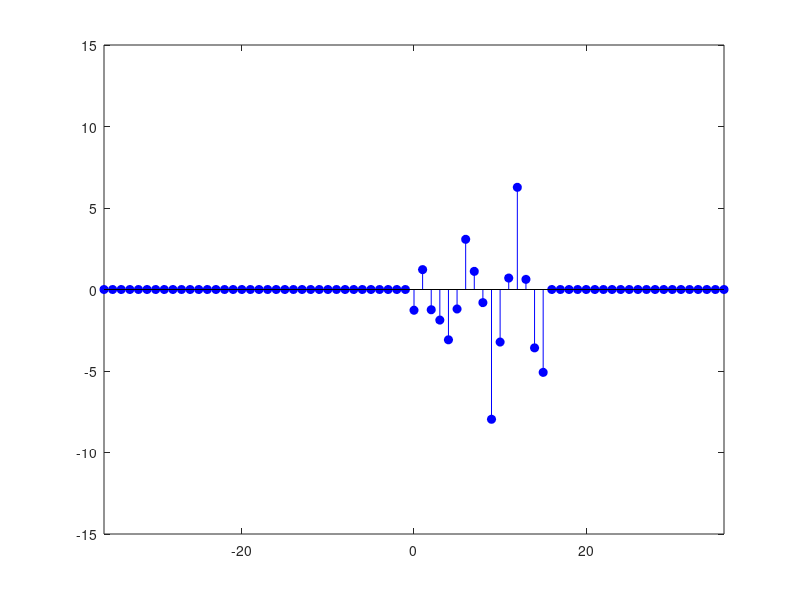

This chart was generated by the following MATLAB code: (Note: this script raises an error after producing the figure.)
%close all;

%% User Parameters
N = 16;                                             % Signal length [samples]
w_noise_var = 5;                                    % Variance of Gaussian white noise
noise_filt_N = 3;                                   % No. of samples over which the Gaussian white noise is smoothed
use_saved_seed = false;                             % Use a saved state for the random number generator
n_plot_periods = 2.2;                               % No. of periods (of length N) over which the x-axis shall be plotted
x_time_limits = ceil(n_plot_periods * N) * [-1 1];  % ^^^ belongs to above definition ^^^
y_time_limits = 15*[-1, 1];                         % Defines Y-Axis limits of time plots


%% Generate and plot finite-energy time signal x[n]
if use_saved_seed && exist('seed.mat', 'file')
    load('seed.mat');
    rng(seed);
end

% Gaussian white noise
white_noise = w_noise_var * randn(1, N);

% Signal that is to be analysed, smoothed by a rectangular filter of
% length noise_filt_N, and containing a small sinoid part.
signal = conv(white_noise, ones(1, noise_filt_N) ./ noise_filt_N, 'same') + ...
         3 * sin(3*2*pi*(0:N-1)/N);

% Plot our signal
t = (1:N) - 1;

f1 = figure('name', 'Finite-energy time signal');

% Plot main signal
stem(t, signal, 'filled', 'b');

% Add zero padding and vertical lines that separate the periods
hold on;
for ii = 2:ceil(n_plot_periods)
    stem(t + N*(ii-1), zeros(1, length(signal)), 'filled', 'b');
end
for ii = 1:ceil(n_plot_periods)
    stem(t - N*ii, zeros(1, length(signal)), 'filled', 'b');
end

xlim(x_time_limits);
ylim(y_time_limits);
add_vert_lines(gca, n_plot_periods, N);
title('Finite-energy time signal x[n]');


%% DTFT of finite-energy signal
f2 = figure('name', 'DTFT of finite-energy signal x[n], X(omega)');

t = 0:N-1;
omegas = 0:0.001:2*pi;
X_dtft = dtft(signal, t, omegas);

% Plot the DTFT of the finite-energy signal
periodic_plot(omegas, abs(X_dtft), n_plot_periods, 2*pi);

title('DTFT of finite-energy signal x[n], X(\omega)');

%% Nonperiodic autocorrelation of finite-energy signal
f4 = figure('name', 'Nonperiodic autocorrelation R_x[tau]');

taus = -1.5*N:1.5*N;
R_x_nonper = nonperiodic_autocorrelation(signal, taus);
stem(taus, R_x_nonper, 'filled', 'b');

title('Nonperiodic autocorrelation R_x[\tau]');
xlabel('Time Shift [samples]');


%% Energy Spectral Density S_X(omega) of finite-energy signal x[n]
f3 = figure('name', 'Energy Spectral Density S_X(omega) of finite-energy signal x[n]');

subplot(2,1,1);
omegas = 0:0.001:2*pi;
periodic_plot(omegas, abs(X_dtft).^2, n_plot_periods, 2*pi);

add_vert_lines(gca, n_plot_periods, 2*pi);
title('Energy Spectral Density S_X(\omega) from DTFT');
legend('S_x(\omega)');

subplot(2,1,2);
taus = -1.5*N:1.5*N;
omegas = 0:0.001:2*pi;
periodic_plot(omegas, abs(dtft(R_x_nonper, taus, omegas)), n_plot_periods, 2*pi);

add_vert_lines(gca, n_plot_periods, 2*pi);
title('Energy Spectral Density S_X(\omega) from nonperiodic autocorrelation');
legend('S_x(\omega)');


%% Plot periodic signal x_p[n]
f5 = figure('name', 'Periodic signal x_p[n]');

t = (1:N) - 1;
periodic_stem(t, signal, n_plot_periods, N);

xlim(x_time_limits);
ylim(y_time_limits);
add_vert_lines(gca, n_plot_periods, N);
title('Periodic signal x_p[n]');


%% DFT of periodic signal x_per[n]

% Generate the DFT of x[n].
% Note that, as the DFT assumes the signal to be N-periodic, we can give it
% one (the first) period of the nonperiodic signal.
X_dft = fft(signal);

% Add one period of the DFT to the DTFT plot to show that we align
% correctly in X- and Y-Axis.
figure(f2);
hold on;
stem(linspace(0,2*(N-1)/N*pi, N), abs(X_dft), 'r');
legend('DTFT of x[n], X(\omega)', 'DFT of x_p[n], X[k]');
f2_ax = gca;

% Make a new figure with the DFT plot alone, this time with periodicity
f6 = figure('name', 'DFT of periodic signal x_p[n], X[k]');
f6_ax = axes();

xlim(xlim(f2_ax));
ylim(ylim(f2_ax));

periodic_stem(linspace(0,2*(N-1)/N*pi, N), abs(X_dft), n_plot_periods, 2*pi);

add_vert_lines(gca, n_plot_periods, 2*pi);
title('DFT of periodic signal x_p[n], X[k]');
legend('DFT of x_p[n], X[k]');


%% Periodic Autocorrelation
f8 = figure('name', 'Periodic autocorrelation R_x[tau]');

tau = 0:N-1;
periodic_stem(tau, periodic_autocorrelation(signal, tau), n_plot_periods, N);

add_vert_lines(gca, 2, N);
title('Periodic autocorrelation R_x[\tau]');


%% Power Spectral Density PSD
f7 = figure('name', 'Power Spectral Density (PSD) phi_x[k] of periodic signal x_p[n]');

f2_sp = subplot(2,1,1);
omega = linspace(0,2*(N-1)/N*pi, N);
periodic_stem(omega, abs(X_dft).^2 / N, n_plot_periods, 2*pi);

add_vert_lines(gca, 2, 2*pi);
title('Power Spectral Density (PSD) \phi_x[k] from periodic autocorrelation');

subplot(2,1,2);
omega = linspace(0,2*(N-1)/N*pi, N);
tau = 0:N-1;
periodic_stem(omega, abs(dtft(periodic_autocorrelation(signal, tau), tau, omega)), n_plot_periods, 2*pi);

add_vert_lines(gca, 2, 2*pi);
title('Power Spectral Density (PSD) \phi_x[k] from DFT');


%% Discrete Time Fourier Transformation Function
function X = dtft(x, ns, omegas)
    % Calculates the Discrete Time Fourier Transformation of the signal x
    % according to
    %
    % X(omega) = sum( x[n] * e^( i*omega*n ) ) for n from -oo to oo
    %
    % Arguments:
    % x:        a vector of discrete time samples of a signal
    % ns:       a vector of time stamps at which the samples have been
    %           taken
    % omegas:   a vector of values for which the function is to be
    %           evaluated
    
    assert(isnumeric(x) && isvector(x));
    assert(isnumeric(ns) && isvector(ns));
    assert(isnumeric(omegas));
    assert(length(x) == length(ns));
    
    X = zeros(1, length(omegas));
    for ii = 1:length(omegas)
        for jj = 1:length(x)
            X(ii) = X(ii) + x(jj) * exp( -1i * ns(jj) * omegas(ii) ); 
        end
    end
end


%% Autocorrelation Function for Nonperiodic Signals
function R = nonperiodic_autocorrelation(x, taus)
    % Calculates the autocorrelation for nonperiodic, finite-energy
    % signals according to
    % 
    % R_x[tau] = sum( x[n] * x[n - tau] ) for n from -oo to oo
    %
    % Arguments:
    % x:    a vector of discrete time samples of a signal
    % taus: a vector of values for tau for which the function is to be
    %     	evaluated
    
    assert(isnumeric(x) && isvector(x));
    assert(isnumeric(taus) && isvector(taus));
    
    R = zeros(1, length(taus));
    for ii = taus(1):taus(end)
        if abs(ii) >= length(x)
            R(ii - taus(1) + 1) = 0;
        else
            x_shift = circshift(x, ii);

            if ii >= 0
                temp = x(1+ii:end) .* x_shift(1+ii:end);
            else
                temp = x(1:end+ii) .* x_shift(1:end+ii);
            end

            R(ii - taus(1) + 1) = sum(temp);
        end
    end
end


%% Autocorrelation Function for Nonperiodic Signals
function R = periodic_autocorrelation(x, taus)
    % Calculates the autocorrelation for nonperiodic, finite-energy
    % signals according to
    % 
    % R_x[tau] = 1/N * sum( x[n] * x[n - tau] ) for n from 0 to N-1
    % where x[n] is interpreted as periodic in N samples
    %
    % Arguments:
    % x:    a vector of discrete time samples of a signal
    % taus: a vector of values for tau for which the function is to be
    %     	evaluated
    
    assert(isnumeric(x) && isvector(x));
    assert(isnumeric(taus) && isvector(taus));
    
    R = zeros(1, length(taus));
    for ii = taus(1):taus(end)
            R(ii - taus(1) + 1) = sum(x .* circshift(x, ii));
    end
    
    R = R ./ length(x);
end

%% Plotting helper functions
function add_vert_lines(ax, n_periods, T)
    % Adds n_periods vertical lines at x = n*T except at zero
    
    hold(ax, 'on');
    
    for ii = 2:ceil(n_periods)
        line(ax,  T * (ii - 1) * [1 1], ylim(ax));
    end
    for ii = 1:ceil(n_periods)
        line(ax, -T * (ii - 1) * [1 1], ylim(ax));
    end
end


function periodic_plot(x, y, n_periods, T)
    
    plot(x, y, 'b');
    hold on;

    dimmed_color = [88, 172, 250] ./ 256;
    for ii = 2:ceil(n_periods)
        plot(x + T*(ii-1), y, 'Color', dimmed_color);
    end
    for ii = 1:ceil(n_periods)
        plot(x - T*ii, y, 'Color', dimmed_color);
    end

    xlim(ceil(n_periods * T) * [-1 1]);
    
    if (T - 2*pi < 2*eps)
        add_radiant_xticks(n_periods);
    end
end


function periodic_stem(x, y, n_periods, T)
    
    stem(x, y, 'filled', 'b');
    hold on;

    dimmed_color = [88, 172, 250] ./ 256;
    for ii = 2:ceil(n_periods)
        stem(x + T*(ii-1), y, 'filled', 'Color', dimmed_color, 'MarkerEdgeColor', dimmed_color, 'MarkerFaceColor', dimmed_color);
    end
    for ii = 1:ceil(n_periods)
        stem(x - T*ii, y, 'filled', 'Color', dimmed_color, 'MarkerEdgeColor', dimmed_color, 'MarkerFaceColor', dimmed_color);
    end

    xlim(ceil(n_periods * T) * [-1 1]);
end


function add_radiant_xticks(n_periods)
    tick_arr = [-2*pi, -pi, 0, pi, 2*pi];
    tick_arr_str = {'-2\pi', '-\pi', '0', '\pi', '2\pi'};

    for ii = 2:floor(n_periods)
        tick_arr = [-ii*2*pi, -(2*(ii-1) + 1) * pi, tick_arr, (2*(ii-1) + 1) * pi, ii*2*pi];
        tick_arr_str = {sprintf('-%d\\pi', ii*2), sprintf('-%d\\pi', (2*(ii-1) + 1)), tick_arr_str{:}, sprintf('%d\\pi', (2*(ii-1) + 1)), sprintf('%d\\pi', ii*2)};
    end
    xticks(tick_arr);
    xticklabels(tick_arr_str);
end

